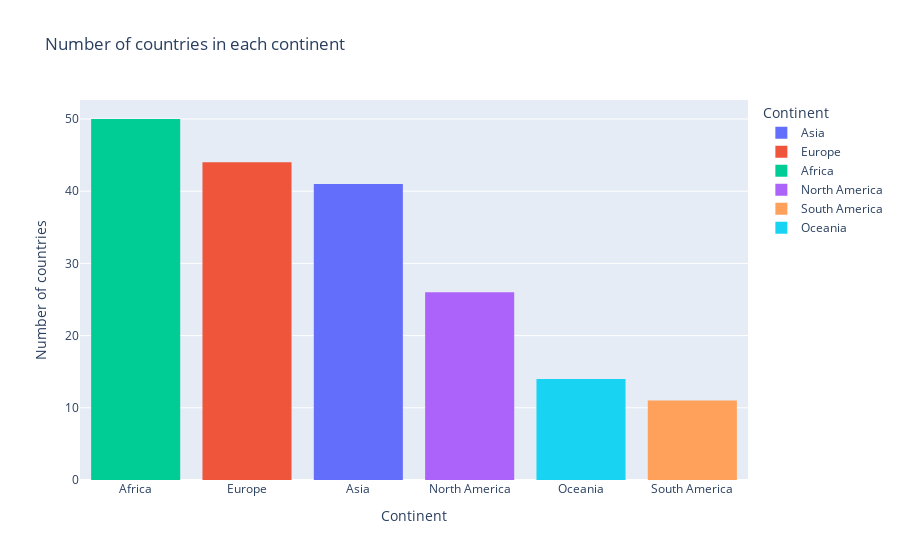

The notebook cell this image was saved under:
### Markdown cell above
##### Plotly used below for practice

### Code cell
fig = (
    px.histogram(
        gdp_df.drop_duplicates(subset="Country")["Continent"],
        x="Continent",
        title="Number of countries in each continent",
        color="Continent",
    )
    .update_xaxes(categoryorder="total descending")
    .update_layout(yaxis_title="Number of countries")
)

fig

### Figure 1 — Plotly figure (JSON) as saved in the notebook; plotly's stock layout.template omitted (floating-point values rounded to 4 significant figures)
{"data": [{"alignmentgroup": "True", "bingroup": "x", "hovertemplate": "Continent=%{x}<br>count=%{y}<extra></extra>", "legendgroup": "Asia", "marker": {"color": "#636efa", "pattern": {"shape": ""}}, "name": "Asia", "offsetgroup": "Asia", "orientation": "v", "showlegend": true, "type": "histogram", "x": ["Asia", "Asia", "Asia", "Asia", "Asia", "Asia", "Asia", "Asia", "Asia", "Asia", "Asia", "Asia", "Asia", "Asia", "Asia", "Asia", "Asia", "Asia", "Asia", "Asia", "Asia", "Asia", "Asia", "Asia", "Asia", "Asia", "Asia", "Asia", "Asia", "Asia", "Asia", "Asia", "Asia", "Asia", "Asia", "Asia", "Asia", "Asia", "Asia", "Asia", "Asia"], "xaxis": "x", "yaxis": "y"}, {"alignmentgroup": "True", "bingroup": "x", "hovertemplate": "Continent=%{x}<br>count=%{y}<extra></extra>", "legendgroup": "Europe", "marker": {"color": "#EF553B", "pattern": {"shape": ""}}, "name": "Europe", "offsetgroup": "Europe", "orientation": "v", "showlegend": true, "type": "histogram", "x": ["Europe", "Europe", "Europe", "Europe", "Europe", "Europe", "Europe", "Europe", "Europe", "Europe", "Europe", "Europe", "Europe", "Europe", "Europe", "Europe", "Europe", "Europe", "Europe", "Europe", "Europe", "Europe", "Europe", "Europe", "Europe", "Europe", "Europe", "Europe", "Europe", "Europe", "Europe", "Europe", "Europe", "Europe", "Europe", "Europe", "Europe", "Europe", "Europe", "Europe", "Europe", "Europe", "Europe", "Europe"], "xaxis": "x", "yaxis": "y"}, {"alignmentgroup": "True", "bingroup": "x", "hovertemplate": "Continent=%{x}<br>count=%{y}<extra></extra>", "legendgroup": "Africa", "marker": {"color": "#00cc96", "pattern": {"shape": ""}}, "name": "Africa", "offsetgroup": "Africa", "orientation": "v", "showlegend": true, "type": "histogram", "x": ["Africa", "Africa", "Africa", "Africa", "Africa", "Africa", "Africa", "Africa", "Africa", "Africa", "Africa", "Africa", "Africa", "Africa", "Africa", "Africa", "Africa", "Africa", "Africa", "Africa", "Africa", "Africa", "Africa", "Africa", "Africa", "Africa", "Africa", "Africa", "Africa", "Africa", "Africa", "Africa", "Africa", "Africa", "Africa", "Africa", "Africa", "Africa", "Africa", "Africa", "Africa", "Africa", "Africa", "Africa", "Africa", "Africa", "Africa", "Africa", "Africa", "Africa"], "xaxis": "x", "yaxis": "y"}, {"alignmentgroup": "True", "bingroup": "x", "hovertemplate": "Continent=%{x}<br>count=%{y}<extra></extra>", "legendgroup": "North America", "marker": {"color": "#ab63fa", "pattern": {"shape": ""}}, "name": "North America", "offsetgroup": "North America", "orientation": "v", "showlegend": true, "type": "histogram", "x": ["North America", "North America", "North America", "North America", "North America", "North America", "North America", "North America", "North America", "North America", "North America", "North America", "North America", "North America", "North America", "North America", "North America", "North America", "North America", "North America", "North America", "North America", "North America", "North America", "North America", "North America"], "xaxis": "x", "yaxis": "y"}, {"alignmentgroup": "True", "bingroup": "x", "hovertemplate": "Continent=%{x}<br>count=%{y}<extra></extra>", "legendgroup": "South America", "marker": {"color": "#FFA15A", "pattern": {"shape": ""}}, "name": "South America", "offsetgroup": "South America", "orientation": "v", "showlegend": true, "type": "histogram", "x": ["South America", "South America", "South America", "South America", "South America", "South America", "South America", "South America", "South America", "South America", "South America"], "xaxis": "x", "yaxis": "y"}, {"alignmentgroup": "True", "bingroup": "x", "hovertemplate": "Continent=%{x}<br>count=%{y}<extra></extra>", "legendgroup": "Oceania", "marker": {"color": "#19d3f3", "pattern": {"shape": ""}}, "name": "Oceania", "offsetgroup": "Oceania", "orientation": "v", "showlegend": true, "type": "histogram", "x": ["Oceania", "Oceania", "Oceania", "Oceania", "Oceania", "Oceania", "Oceania", "Oceania", "Oceania", "Oceania", "Oceania", "Oceania", "Oceania", "Oceania"], "xaxis": "x", "yaxis": "y"}], "layout": {"barmode": "relative", "legend": {"title": {"text": "Continent"}, "tracegroupgap": 0}, "title": {"text": "Number of countries in each continent"}, "xaxis": {"anchor": "y", "categoryarray": ["Asia", "Europe", "Africa", "North America", "South America", "Oceania"], "categoryorder": "total descending", "domain": [0, 1], "title": {"text": "Continent"}}, "yaxis": {"anchor": "x", "domain": [0, 1], "title": {"text": "Number of countries"}}}}
